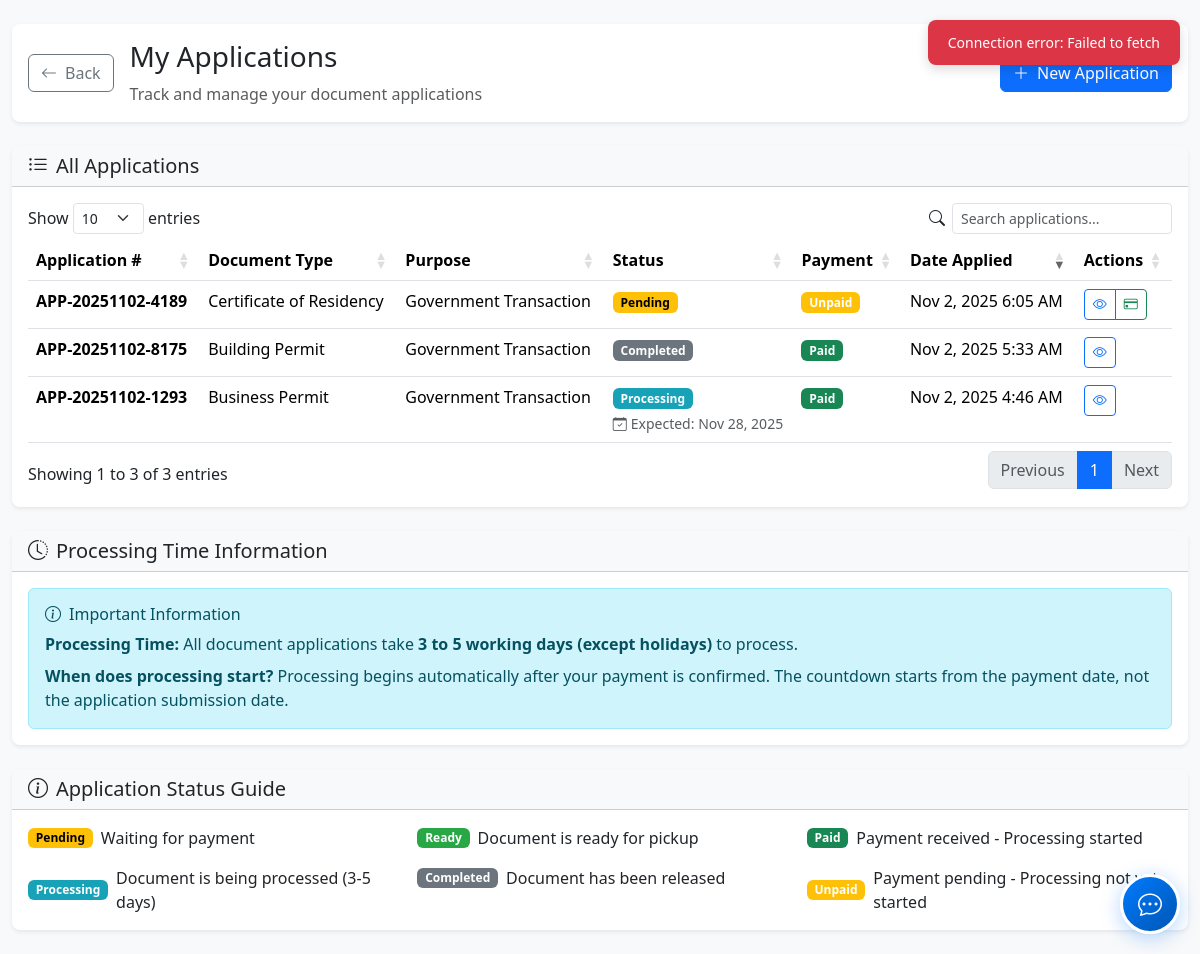
Screenshot of /my-applications.php (signed in) with the database file from the repository.
### tables this page shows
CREATE TABLE `applications` (
  `id` int(11) NOT NULL,
  `application_number` varchar(50) NOT NULL,
  `user_id` int(11) NOT NULL,
  `document_type_id` int(11) NOT NULL,
  `purpose` text NOT NULL,
  `urgency` enum('Regular','Rush') DEFAULT 'Regular',
  `status` enum('pending','processing','ready_for_pickup','completed','rejected') DEFAULT 'pending',
  `payment_status` enum('unpaid','paid','waived') DEFAULT 'unpaid',
  `payment_method` enum('cash','gcash','bank_transfer','other') DEFAULT NULL,
  `payment_amount` decimal(8,2) DEFAULT NULL,
  `payment_date` timestamp NULL DEFAULT NULL,
  `payment_reference` varchar(100) DEFAULT NULL,
  `payment_receipt` varchar(255) DEFAULT NULL,
  `admin_remarks` text DEFAULT NULL,
  `pickup_date` timestamp NULL DEFAULT NULL,
  `appointment_date` timestamp NULL DEFAULT NULL,
  `processed_by` int(11) DEFAULT NULL,
  `priority_level` int(11) DEFAULT 1,
  `supporting_documents` text DEFAULT NULL,
  `created_at` timestamp NOT NULL DEFAULT current_timestamp(),
  `updated_at` timestamp NOT NULL DEFAULT current_timestamp() ON UPDATE current_timestamp()
);

CREATE TABLE `document_types` (
  `id` int(11) NOT NULL,
  `type_name` varchar(100) NOT NULL,
  `description` text DEFAULT NULL,
  `fee` decimal(8,2) DEFAULT 0.00,
  `requirements` text DEFAULT NULL,
  `processing_days` int(11) DEFAULT 3,
  `is_active` tinyint(1) DEFAULT 1,
  `created_at` timestamp NOT NULL DEFAULT current_timestamp()
);

### my-applications.php (the view, shortened to what this page needs)
<?php
require_once 'config.php';
$stmt = $pdo->prepare("
    SELECT a.*, dt.type_name, dt.fee,
           apt.id as payment_appointment_id,
           apt.appointment_date as payment_appointment_date,
           apt.status as payment_appointment_status
    FROM applications a
    JOIN document_types dt ON a.document_type_id = dt.id
    LEFT JOIN appointments apt ON a.id = apt.application_id AND apt.appointment_type = 'payment'
    WHERE a.user_id = ?
    ORDER BY a.created_at DESC
");
$stmt->execute([$_SESSION['user_id']]);
$applications = $stmt->fetchAll();
?>
<!DOCTYPE html>
<html lang="en">
<head>
    <link href="https://cdn.jsdelivr.net/npm/bootstrap@5.3.2/dist/css/bootstrap.min.css" rel="stylesheet">
    <link rel="stylesheet" href="https://cdn.jsdelivr.net/npm/bootstrap-icons@1.11.1/font/bootstrap-icons.css">
    <link href="https://cdn.datatables.net/1.13.7/css/dataTables.bootstrap5.min.css" rel="stylesheet">
</head>
<body>
<div class="container-fluid py-4">
    <div class="row mb-4">
        <div class="col-12">
            <div class="card border-0 shadow-sm">
                <div class="card-body">
                    <div class="d-flex justify-content-between align-items-center flex-wrap gap-2">
                        <div class="d-flex align-items-center gap-3">
                            <a href="dashboard.php" class="btn btn-outline-secondary">
                                <i class="bi bi-arrow-left me-2"></i>Back
                            </a>
                            <div>
                                <h1 class="h3 mb-2">My Applications</h1>
                                <p class="text-muted mb-0">Track and manage your document applications</p>
                            </div>
                        </div>
                        <a href="apply.php" class="btn btn-primary">
                            <i class="bi bi-plus-lg me-2"></i>New Application
                        </a>
                    </div>
                </div>
            </div>
        </div>
    </div>
        <div class="row">
            <div class="col-12">
                <div class="card border-0 shadow-sm">
                    <div class="card-header bg-light">
                        <h5 class="mb-0">
                            <i class="bi bi-list-ul me-2"></i>All Applications
                        </h5>
                    </div>
                    <div class="card-body">
                        <?php if (empty($applications)): ?>
                            <div class="text-center py-5">
                                <i class="bi bi-file-earmark-text text-muted" style="font-size: 4rem;"></i>
                                <h5 class="mt-3">No Applications Yet</h5>
                                <p class="text-muted">Start by applying for your first document</p>
                                <a href="apply.php" class="btn btn-primary">
                                    <i class="bi bi-plus-lg me-2"></i>Apply Now
                                </a>
                            </div>
                        <?php else: ?>
                            <div class="d-none d-lg-block">
                                <div class="table-responsive">
                                    <table class="table table-hover" id="applicationsTable">
                                        <thead>
                                            <tr>
                                                <th>Application #</th>
                                                <th>Document Type</th>
                                                <th>Purpose</th>
                                                <th>Status</th>
                                                <th>Payment</th>
                                                <th>Date Applied</th>
                                                <th>Actions</th>
                                            </tr>
                                        </thead>
                                        <tbody>
                                            <?php foreach ($applications as $app): ?>
                                                <tr>
                                                    <td>
                                                        <strong><?php echo htmlspecialchars($app['application_number']); ?></strong>
                                                    </td>
                                                    <td><?php echo htmlspecialchars($app['type_name']); ?></td>
                                                    <td>
                                                        <?php
                                                        $purpose = htmlspecialchars($app['purpose']);
                                                        echo strlen($purpose) > 50 ? substr($purpose, 0, 47) . '...' : $purpose;
                                                        ?>
                                                    </td>
                                                    <td>
                                                        <span class="badge status-<?php echo $app['status']; ?>
                                                            <?php if ($app['status'] === 'ready_for_pickup') echo ' bg-primary text-white fw-bold ready-pickup-badge'; ?>">
                                                            <?php echo ucfirst($app['status']); ?>
                                                        </span>
                                                        <?php if ($app['status'] === 'processing' && $app['payment_date'] && ($app['payment_status'] === 'paid' || $app['payment_status'] === 'waived')): ?>
                                                            <?php
                                                            try {
                                                                $paymentDate = new DateTime($app['payment_date']);
                                                                $today = new DateTime();
                                                                $today->setTime(0, 0, 0);
                                                                $expectedDate = clone $paymentDate;
                                                                $daysAdded = 0;
                                                                while ($daysAdded < 5) {
                                                                    $expectedDate->modify('+1 day');
                                                                    if ($expectedDate->format('N') < 6) {
                                                                        $daysAdded++;
                                                                    }
                                                                }
                                                                if ($expectedDate < $today) {
                                                                    $expectedDate = clone $today;
                                                                    $daysAdded = 0;
                                                                    while ($daysAdded < 5) {
                                                                        $expectedDate->modify('+1 day');
                                                                        if ($expectedDate->format('N') < 6) {
                                                                            $daysAdded++;
                                                                        }
                                                                    }
                                                                }
                                                                ?>
                                                                <small class="d-block text-muted mt-1">
                                                                    <i class="bi bi-calendar-check me-1"></i>Expected: <?php echo $expectedDate->format('M j, Y'); ?>
                                                                </small>
                                                                <?php
                                                            } catch (Exception $e) {
                                                            }
                                                            ?>
                                                        <?php endif; ?>
                                                    </td>
                                                    <td>
                                                        <span class="badge bg-<?php
                                                            echo $app['payment_status'] === 'paid' ? 'success' :
                                                                ($app['payment_status'] === 'waived' ? 'info' : 'warning');
                                                        ?>">
                                                            <?php echo ucfirst($app['payment_status']); ?>
                                                        </span>
                                                    </td>
                                                    <td><?php echo date('M j, Y g:i A', strtotime($app['created_at'])); ?></td>
                                                    <td>
                                                        <div class="btn-group">
                                                            <a href="view-application.php?id=<?php echo $app['id']; ?>"
                                                               class="btn btn-sm btn-outline-primary">
                                                                <i class="bi bi-eye"></i>
                                                            </a>
                                                            <?php if ($app['status'] === 'pending' && $app['payment_status'] === 'unpaid'): ?>
                                                                <?php
                                                                $canPay = $app['payment_appointment_id'] && $app['payment_appointment_status'] === 'payment_allowed';
                                                                ?>
                                                                <?php if ($canPay): ?>
                                                                    <a href="pay-application.php?id=<?php echo $app['id']; ?>"
                                                                       class="btn btn-sm btn-outline-success"
                                                                       title="Click to proceed with payment">
                                                                        <i class="bi bi-credit-card"></i>
                                                                    </a>
                                                                <?php endif; ?>
                                                            <?php endif; ?>
                                                        </div>
                                                    </td>
                                                </tr>
                                            <?php endforeach; ?>
                                        </tbody>
                                    </table>
                                </div>
                            </div>
                        <?php endif; ?>
                    </div>
                </div>
            </div>
        </div>
        <div class="row mt-4">
            <div class="col-12">
                <div class="card border-0 shadow-sm mb-4">
                    <div class="card-header bg-light">
                        <h5 class="mb-0">
                            <i class="bi bi-clock-history me-2"></i>Processing Time Information
                        </h5>
                    </div>
                    <div class="card-body">
                        <div class="alert alert-info mb-0">
                            <h6 class="mb-2"><i class="bi bi-info-circle me-2"></i>Important Information</h6>
                            <p class="mb-2">
                                <strong>Processing Time:</strong> All document applications take <strong>3 to 5 working days (except holidays)</strong> to process.
                            </p>
                            <p class="mb-0">
                                <strong>When does processing start?</strong> Processing begins automatically after your payment is confirmed.
                                The countdown starts from the payment date, not the application submission date.
                            </p>
                        </div>
                    </div>
                </div>
                <div class="card border-0 shadow-sm">
                    <div class="card-header bg-light">
                        <h5 class="mb-0">
                            <i class="bi bi-info-circle me-2"></i>Application Status Guide
                        </h5>
                    </div>
                    <div class="card-body">
                        <div class="row g-4">
                            <div class="col-md-4">
                                <div class="d-flex align-items-center mb-3">
                                    <span class="badge status-pending me-2">Pending</span>
                                    <span>Waiting for payment</span>
                                </div>
                                <div class="d-flex align-items-center">
                                    <span class="badge status-processing me-2">Processing</span>
                                    <span>Document is being processed (3-5 days)</span>
                                </div>
                            </div>
                            <div class="col-md-4">
                                <div class="d-flex align-items-center mb-3">
                                    <span class="badge status-ready_for_pickup me-2">Ready</span>
                                    <span>Document is ready for pickup</span>
                                </div>
                                <div class="d-flex align-items-center">
                                    <span class="badge status-completed me-2">Completed</span>
                                    <span>Document has been released</span>
                                </div>
                            </div>
                            <div class="col-md-4">
                                <div class="d-flex align-items-center mb-3">
                                    <span class="badge bg-success me-2">Paid</span>
                                    <span>Payment received - Processing started</span>
                                </div>
                                <div class="d-flex align-items-center">
                                    <span class="badge bg-warning me-2">Unpaid</span>
                                    <span>Payment pending - Processing not yet started</span>
                                </div>
                            </div>
                        </div>
                    </div>
                </div>
            </div>
        </div>
    </div>
<?php include 'includes/support-widget.php'; ?>
</body>
</html>

### rows the page displays
applications: application_number "APP-20251102-4189", document_type.type_name "Certificate of Residency", purpose "Government Transaction", status "Pending", payment_status "Unpaid", created_at "Nov 2, 2025 6:05 AM"
applications: application_number "APP-20251102-8175", document_type.type_name "Building Permit", purpose "Government Transaction", status "Completed", payment_status "Paid", created_at "Nov 2, 2025 5:33 AM"
applications: application_number "APP-20251102-1293", document_type.type_name "Business Permit", purpose "Government Transaction", status "Processing", format "Nov 28, 2025", payment_status "Paid", created_at "Nov 2, 2025 4:46 AM"
